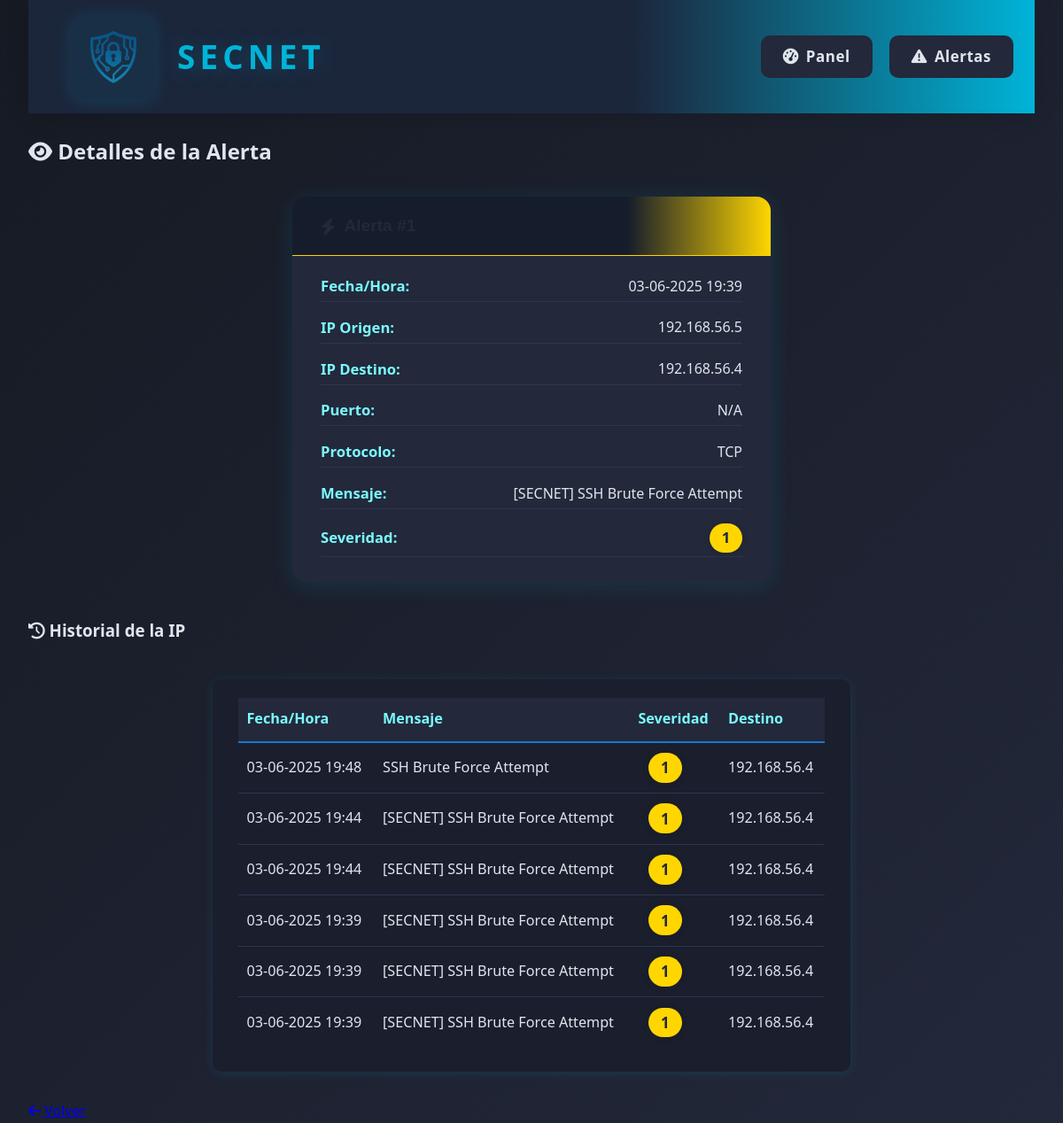
/web-interface/alert-details.php?id=1, run on the app's committed database.
### tables this page shows
CREATE TABLE alerts (
        id INTEGER PRIMARY KEY AUTOINCREMENT,
        timestamp TEXT,
        source_ip TEXT,
        destination_ip TEXT,
        alert_message TEXT,
        severity INTEGER,
        protocol TEXT,
        action_taken TEXT,
        raw_data TEXT
    );

### web-interface/alert-details.php (the view, shortened to what this page needs)
<?php
$id = intval($_GET['id']);
$db = new SQLite3('/var/www/html/database/alerts.db');
$stmt = $db->prepare('SELECT * FROM alerts WHERE id = :id');
$stmt->bindValue(':id', $id, SQLITE3_INTEGER);
$result = $stmt->execute();
$alert = $result->fetchArray(SQLITE3_ASSOC);
$source_ip = $alert['source_ip'];
$history = [];
if ($source_ip) {
    $hist_stmt = $db->prepare('SELECT * FROM alerts WHERE source_ip = :source_ip ORDER BY timestamp DESC LIMIT 20');
    $hist_stmt->bindValue(':source_ip', $source_ip, SQLITE3_TEXT);
    $hist_result = $hist_stmt->execute();
    while ($row = $hist_result->fetchArray(SQLITE3_ASSOC)) {
        $history[] = $row;
    }
}
?>
<!DOCTYPE html>
<html lang="es">
<head>
    <link rel="stylesheet" href="css/style.css">
    <link rel="stylesheet" href="https://cdnjs.cloudflare.com/ajax/libs/font-awesome/6.4.0/css/all.min.css">
</head>
<body>
    <div class="container">
        <header>
            <div class="logo-container">
                <a href="index.php" style="display:flex;align-items:center;text-decoration:none;">
                    <img src="assets/logo.png" alt="Logo">
                    <h1 class="secnet-title">SecNet</h1>
                </a>
            </div>
            <nav>
                <ul>
                    <li><a href="index.php"><i class="fas fa-tachometer-alt"></i> Panel</a></li>
                    <li><a href="alerts.php"><i class="fas fa-exclamation-triangle"></i> Alertas</a></li>
                </ul>
            </nav>
        </header>
        <main>
            <h2><i class="fas fa-eye"></i> Detalles de la Alerta</h2>
            <section class="alert-card">
                <div class="alert-card-header severity-<?= (int)$alert['severity'] ?>">
                    <i class="fas fa-bolt"></i> Alerta #<?= htmlspecialchars($alert['id']) ?>
                </div>
                <div class="alert-card-body">
                    <div class="alert-detail-row"><span class="alert-detail-label">Fecha/Hora:</span><span><?php
    $date = new DateTime($alert['timestamp'], new DateTimeZone('UTC'));
    $date->setTimezone(new DateTimeZone('Europe/Madrid'));
    echo $date->format('d-m-Y H:i');
?></span></div>
                    <div class="alert-detail-row"><span class="alert-detail-label">IP Origen:</span><span><?= htmlspecialchars($alert['source_ip']) ?></span></div>
                    <div class="alert-detail-row"><span class="alert-detail-label">IP Destino:</span><span><?= htmlspecialchars($alert['destination_ip']) ?></span></div>
                    <div class="alert-detail-row"><span class="alert-detail-label">Puerto:</span><span><?= !empty($alert['dest_port']) ? htmlspecialchars($alert['dest_port']) : 'N/A' ?></span></div>
                    <div class="alert-detail-row"><span class="alert-detail-label">Protocolo:</span><span><?= htmlspecialchars($alert['protocol']) ?></span></div>
                    <div class="alert-detail-row"><span class="alert-detail-label">Mensaje:</span><span><?= htmlspecialchars($alert['alert_message']) ?></span></div>
                    <div class="alert-detail-row"><span class="alert-detail-label">Severidad:</span><span class="severity-badge severity-<?= (int)$alert['severity'] ?>"><?= htmlspecialchars($alert['severity']) ?></span></div>
                </div>
            </section>
            <h3><i class="fas fa-history"></i> Historial de la IP</h3>
            <section class="alert-history-box">
                <table class="alert-history-table">
                    <thead>
                        <tr>
                            <th>Fecha/Hora</th>
                            <th>Mensaje</th>
                            <th>Severidad</th>
                            <th>Destino</th>
                        </tr>
                    </thead>
                    <tbody>
                    <?php foreach ($history as $h): ?>
                        <tr>
                            <td><?php
    $date = new DateTime($h['timestamp'], new DateTimeZone('UTC'));
    $date->setTimezone(new DateTimeZone('Europe/Madrid'));
    echo $date->format('d-m-Y H:i');
?></td>
                            <td><?= htmlspecialchars($h['alert_message']) ?></td>
                            <td><span class="severity-badge severity-<?= (int)$h['severity'] ?>"><?= htmlspecialchars($h['severity']) ?></span></td>
                            <td><?= htmlspecialchars($h['destination_ip']) ?><?= !empty($h['dest_port']) ? ':' . htmlspecialchars($h['dest_port']) : '' ?></td>
                        </tr>
                    <?php endforeach; ?>
                    </tbody>
                </table>
            </section>
            <a href="index.php" class="btn"><i class="fas fa-arrow-left"></i> Volver</a>
        </main>
    </div>
</body>
</html>

### data on the page
alerts: timestamp "03-06-2025 19:39", source_ip "192.168.56.5", destination_ip "192.168.56.4", protocol "TCP", alert_message "[SECNET] SSH Brute Force Attempt", severity "1"
alerts: timestamp "03-06-2025 19:48", alert_message "SSH Brute Force Attempt", severity "1", destination_ip "192.168.56.4"
alerts: timestamp "03-06-2025 19:44", alert_message "[SECNET] SSH Brute Force Attempt", severity "1", destination_ip "192.168.56.4"
alerts: timestamp "03-06-2025 19:44", alert_message "[SECNET] SSH Brute Force Attempt", severity "1", destination_ip "192.168.56.4"
alerts: timestamp "03-06-2025 19:39", alert_message "[SECNET] SSH Brute Force Attempt", severity "1", destination_ip "192.168.56.4"
alerts: timestamp "03-06-2025 19:39", alert_message "[SECNET] SSH Brute Force Attempt", severity "1", destination_ip "192.168.56.4"
